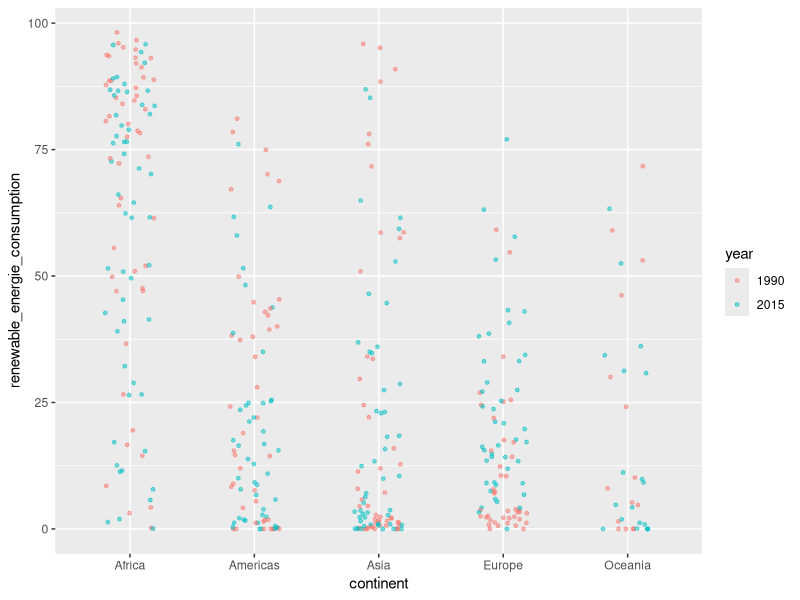

The R source for this figure:
library(tidyverse)

world_bank_countries <- read_csv("data/world_bank_countries.csv")

world_bank_countries %>% 
  filter(year %in% c(1990, 2015)) %>% 
  mutate(year = as.factor(year)) %>% 
  ggplot(aes(x = continent,
             y = renewable_energie_consumption,
             color = year)) +
  geom_jitter(width = .2, alpha = .5,
              size = 1)
